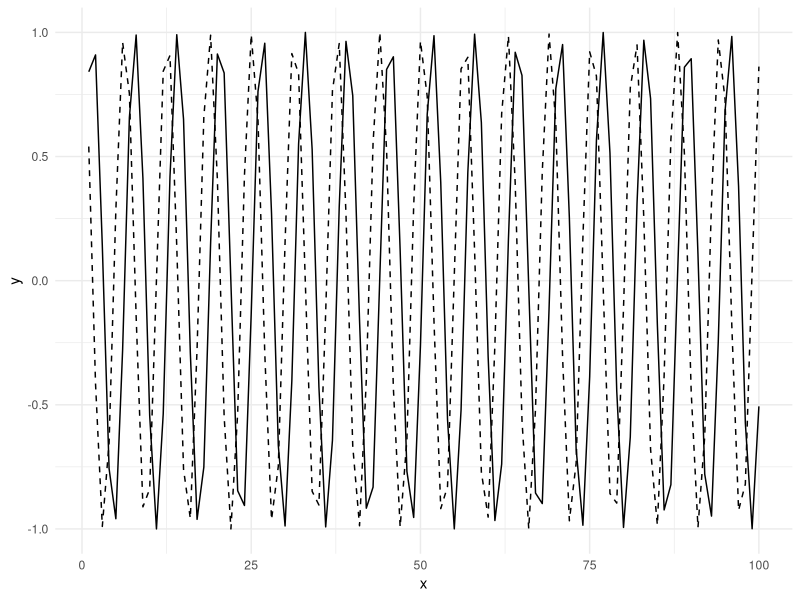

This figure's R source:
## ---- chunk 1
library(tidyverse)
## ---- chunk 2
x <- seq(1,100,1)
y <- cos(x)

df <- tibble(x, y) |>
  mutate(z = sin(x))

head(df)
## ---- chunk 3
ggplot(df) +
  geom_line(
    mapping = aes(x = x, y = y), linetype = 'dashed' 
  ) +
  geom_line(
    mapping = aes(x = x, y = z)
  ) +
  theme_minimal()
